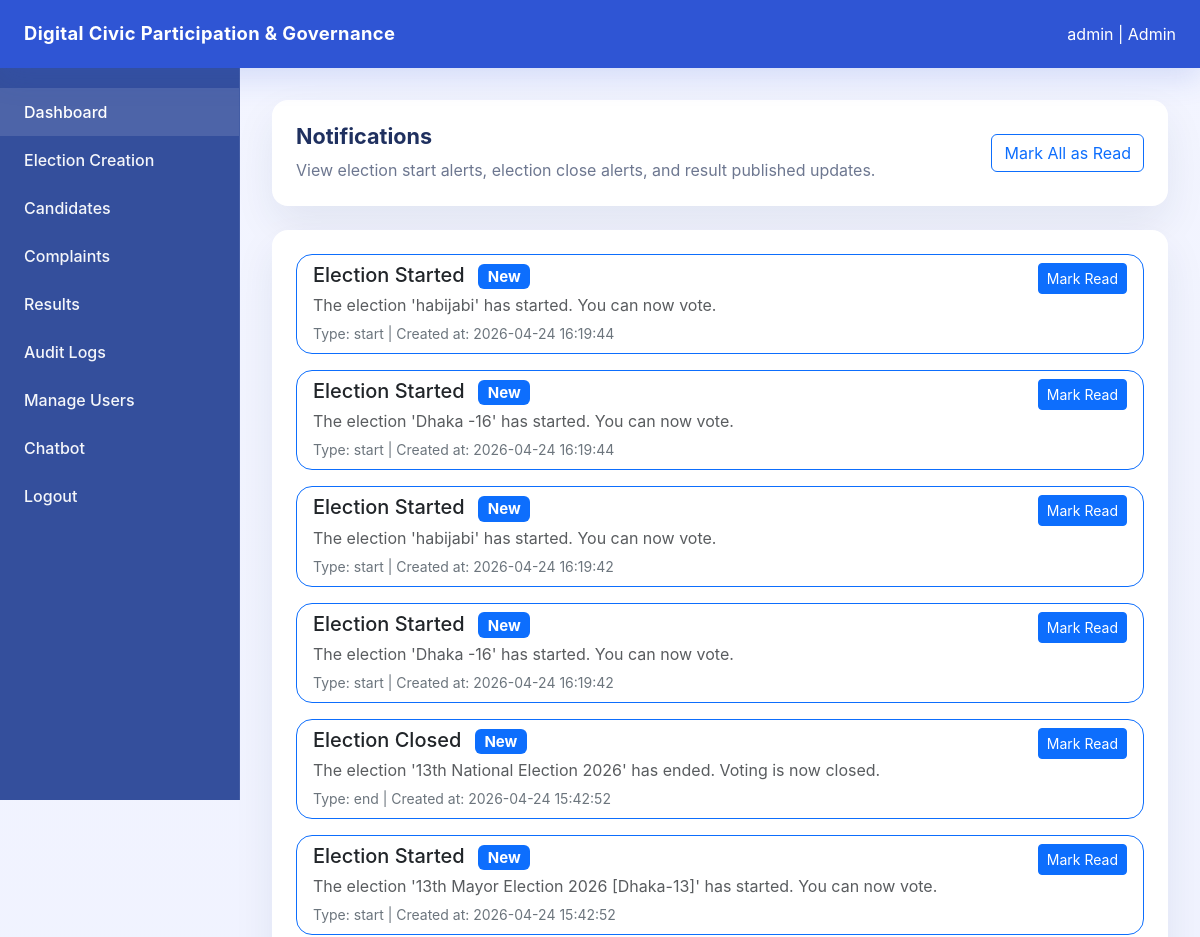
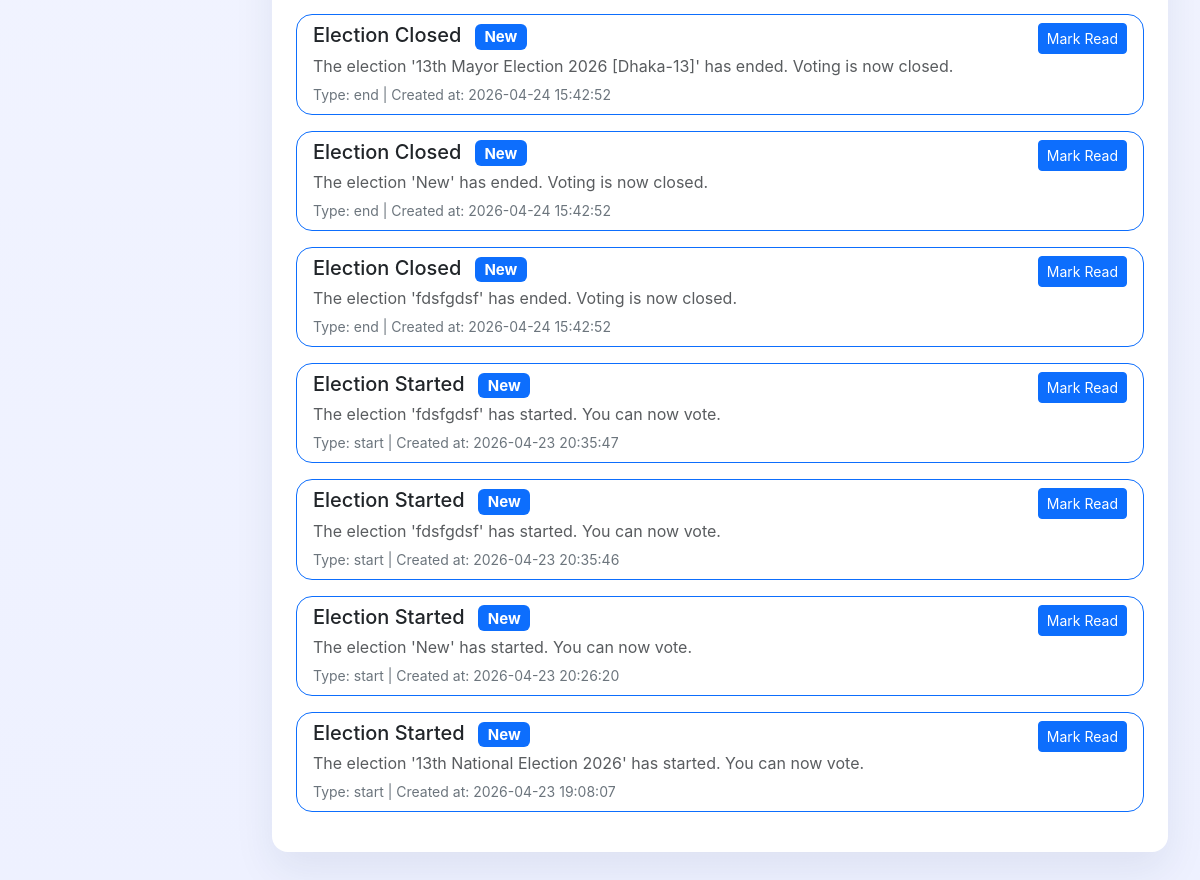
The app's page /notifications/ (signed in) with its own data (2 pictures, top to bottom).
### models/voters.py (models this page shows)
class Voter(db.Model):
    NID = db.Column(db.String(20), primary_key=True)
    Name = db.Column(db.String(100), nullable=False)
    Password = db.Column(db.String(200), nullable=False)
    Phone = db.Column(db.String(15), unique=True, nullable=False)
    Email = db.Column(db.String(120), unique=True, nullable=False)
    role = db.Column(db.String(20), default="voter")
    is_active = db.Column(db.Boolean, default=True)
    has_voted = db.Column(db.Boolean, default=False)

### models/notification.py (models this page shows)
class Notification(db.Model):
    __tablename__ = "notification"
    id = db.Column(db.Integer, primary_key=True)
    voter_id = db.Column(db.String(20), db.ForeignKey("voter.NID"), nullable=False)
    election_id = db.Column(db.Integer, db.ForeignKey("election_creation.id"), nullable=False)
    title = db.Column(db.String(200), nullable=False)
    message = db.Column(db.String(500), nullable=False)
    type = db.Column(db.String(50), nullable=False)  # start / end / result
    is_read = db.Column(db.Boolean, default=False, nullable=False)
    created_at = db.Column(db.DateTime, server_default=db.func.now(), nullable=False)

### routes/notification.py (the view)
@notification_bp.route("/")
def notifications_page():
    voter_id = session.get("user_id")
    if not voter_id:
        return redirect("/auth/login")
    generate_notifications()
    notifications = Notification.query.filter_by(
        voter_id=voter_id
    ).order_by(Notification.created_at.desc()).all()
    return render_template("notifications.html", notifications=notifications)

### app.py (called while the page is built)
@app.context_processor
def inject_notification_count():
    unread_notification_count = 0
    current_user = None  # added
    voter_id = session.get("user_id")
    if voter_id:  # added
        from models.voters import Voter  # added
        from models.notification import Notification
        current_user = Voter.query.get(voter_id)  # added
        unread_notification_count = Notification.query.filter_by(
            voter_id=voter_id,
            is_read=False
        ).count()
    return dict(unread_notification_count=unread_notification_count, current_user=current_user)

### routes/notification.py (called while the page is built, shortened)
def parse_time(time_str):
    formats = [
        "%Y-%m-%dT%H:%M",
        "%Y-%m-%d %H:%M",
        "%Y-%m-%d"
    ]
    for fmt in formats:
        try:
            return datetime.strptime(time_str, fmt)
        except ValueError:
            continue
    return None

def generate_notifications():
    elections = ElectionCreation.query.all()
    voters = Voter.query.all()
    now = datetime.now()
    for election in elections:
        start_time = parse_time(election.start_time)
        end_time = parse_time(election.deadline)
    db.session.commit()

### templates/notifications.html
{% extends "base.html" %}
{% block content %}
<div class="row g-4">
    <div class="col-12">
        <div class="card card-smooth p-4">
            <div class="d-flex flex-column flex-md-row justify-content-between align-items-start align-items-md-center gap-3">
                <div>
                    <h1 class="section-title mb-2">Notifications</h1>
                    <p class="page-intro mb-0">
                        View election start alerts, election close alerts, and result published updates.
                    </p>
                </div>
                <a href="{{ url_for('notification_bp.mark_all_read') }}" class="btn btn-outline-primary">
                    Mark All as Read
                </a>
            </div>
        </div>
    </div>
    <div class="col-12">
        <div class="card card-smooth">
            <div class="card-body p-4">
                {% if notifications %}
                    <div class="list-group">
                        {% for notification in notifications %}
                            <div class="list-group-item list-group-item-action mb-3 rounded-4 border {% if not notification.is_read %}border-primary{% endif %}">
                                <div class="d-flex justify-content-between align-items-start gap-3">
                                    <div>
                                        <h5 class="mb-1">
                                            {{ notification.title }}
                                            {% if not notification.is_read %}
                                                <span class="badge bg-primary ms-2">New</span>
                                            {% endif %}
                                        </h5>
                                        <p class="mb-1 text-muted">{{ notification.message }}</p>
                                        <small class="text-secondary">
                                            Type: {{ notification.type }} |
                                            Created at: {{ notification.created_at }}
                                        </small>
                                    </div>
                                    {% if not notification.is_read %}
                                        <a href="{{ url_for('notification_bp.mark_read', notification_id=notification.id) }}"
                                           class="btn btn-sm btn-primary">
                                            Mark Read
                                        </a>
                                    {% endif %}
                                </div>
                            </div>
                        {% endfor %}
                    </div>
                {% else %}
                    <div class="alert alert-light border mb-0">
                        No notifications yet.
                    </div>
                {% endif %}
            </div>
        </div>
    </div>
</div>
{% endblock %}

### templates/base.html (shortened to what this page needs)
<!DOCTYPE html>
<html lang="en">
<head>
    <link href="https://cdn.jsdelivr.net/npm/bootstrap@5.3.3/dist/css/bootstrap.min.css" rel="stylesheet">
</head>
<body>
    <div class="topbar">
        <span class="brand">Digital Civic Participation & Governance</span>
        <div class="d-none d-lg-flex gap-3 align-items-center text-white-75">
            {% if current_user %}
                <span>
                    {{ current_user.Name }} |
                    {% if current_user.role == "admin" %}
                        Admin
                    {% else %}
                        Citizen
                    {% endif %}
                </span>
            {% else %}
                <span>Your country, your rights!</span>
            {% endif %}
        </div>
    </div>
    <div class="sidebar">
        {% if current_user %}
            <a class="active" href="{{ url_for('dashboard') }}">Dashboard</a>
            {% if current_user.role == "admin" %}
                <a href="{{ url_for('e_bp.election_creation_page') }}">Election Creation</a>
                <a href="{{ url_for('c_bp.candidates_page') }}">Candidates</a>
                <a href="{{ url_for('complaint_bp.complaints_page') }}">Complaints</a>
                <a href="{{ url_for('result_bp.results_page') }}">Results</a>
                <a href="{{ url_for('audit.audit_logs') }}">Audit Logs</a>
                <a href="{{ url_for('admin.getVoters') }}">Manage Users</a>
                <a href="{{ url_for('chat.chatbot_page') }}">Chatbot</a>
            {% endif %}
            <a href="{{ url_for('auth.logout') }}">Logout</a>
        {% else %}
            <a class="active" href="{{ url_for('home') }}">Home</a>
            <a href="{{ url_for('auth.login') }}">Login</a>
            <a href="{{ url_for('auth.signup') }}">Sign Up</a>
        {% endif %}
    </div>
    <main class="content">
        {% block content %}{% endblock %}
    </main>
</body>
</html>

### templates/base.html (style rules this page uses)
:root { --brand: #2f55d4; --brand-soft: #edf0ff; --surface: #ffffff; --surface-soft: #f4f6ff; --text: #1f305f; --muted: #6d7790; }
body { margin: 0; min-height: 100vh; background: linear-gradient(180deg, #f3f5ff 0%, #eef1ff 100%); font-family: Inter, system-ui, -apple-system, BlinkMacSystemFont, "Segoe UI", sans-serif; color: var(--text); }
.topbar { position: fixed; top: 0; left: 0; right: 0; height: 68px; background: var(--brand); color: #fff; display: flex; align-items: center; justify-content: space-between; padding: 0 24px; z-index: 1000; box-shadow: 0 10px 30px rgba(47, 85, 212, 0.16); }
.topbar .brand { font-size: 1.15rem; font-weight: 700; letter-spacing: 0.02em; }
.sidebar { position: fixed; top: 68px; left: 0; width: 240px; height: calc(100vh - 68px); background: #344f9c; padding: 20px 0; overflow-y: auto; border-right: 1px solid rgba(255, 255, 255, 0.08); }
.sidebar a { display: block; padding: 12px 24px; color: rgba(255, 255, 255, 0.95); text-decoration: none; font-weight: 500; transition: background 0.2s ease, color 0.2s ease; }
.sidebar a:hover, .sidebar a.active { background: rgba(255, 255, 255, 0.12); color: #fff; }
.content { margin-left: 240px; margin-top: 68px; padding: 32px; min-height: calc(100vh - 68px); }
.card-smooth { border: 0; border-radius: 1rem; background: var(--surface); box-shadow: 0 18px 40px rgba(23, 45, 92, 0.08); }
.section-title { font-size: 1.35rem; font-weight: 700; margin-bottom: 1.25rem; color: var(--text); }
.page-intro { color: var(--muted); margin-bottom: 1.75rem; }

### records on screen
Voter: Name "admin"
Notification: title "Election Started", is_read "New", message "The election 'habijabi' has started. You can now vote.", type "start", created_at "2026-04-24 16:19:44"
Notification: title "Election Started", is_read "New", message "The election 'Dhaka -16' has started. You can now vote.", type "start", created_at "2026-04-24 16:19:44"
Notification: title "Election Started", is_read "New", message "The election 'habijabi' has started. You can now vote.", type "start", created_at "2026-04-24 16:19:42"
Notification: title "Election Started", is_read "New", message "The election 'Dhaka -16' has started. You can now vote.", type "start", created_at "2026-04-24 16:19:42"
Notification: title "Election Closed", is_read "New", message "The election '13th National Election 2026' has ended. Voting is now closed.", type "end", created_at "2026-04-24 15:42:52"
Notification: title "Election Started", is_read "New", message "The election '13th Mayor Election 2026 [Dhaka-13]' has started. You can now vote.", type "start", created_at "2026-04-24 15:42:52"
Notification: title "Election Closed", is_read "New", message "The election '13th Mayor Election 2026 [Dhaka-13]' has ended. Voting is now closed.", type "end", created_at "2026-04-24 15:42:52"
Notification: title "Election Closed", is_read "New", message "The election 'New' has ended. Voting is now closed.", type "end", created_at "2026-04-24 15:42:52"
Notification: title "Election Closed", is_read "New", message "The election 'fdsfgdsf' has ended. Voting is now closed.", type "end", created_at "2026-04-24 15:42:52"
Notification: title "Election Started", is_read "New", message "The election 'fdsfgdsf' has started. You can now vote.", type "start", created_at "2026-04-23 20:35:47"
Notification: title "Election Started", is_read "New", message "The election 'fdsfgdsf' has started. You can now vote.", type "start", created_at "2026-04-23 20:35:46"
Notification: title "Election Started", is_read "New", message "The election 'New' has started. You can now vote.", type "start", created_at "2026-04-23 20:26:20"
Notification: title "Election Started", is_read "New", message "The election '13th National Election 2026' has started. You can now vote.", type "start", created_at "2026-04-23 19:08:07"
